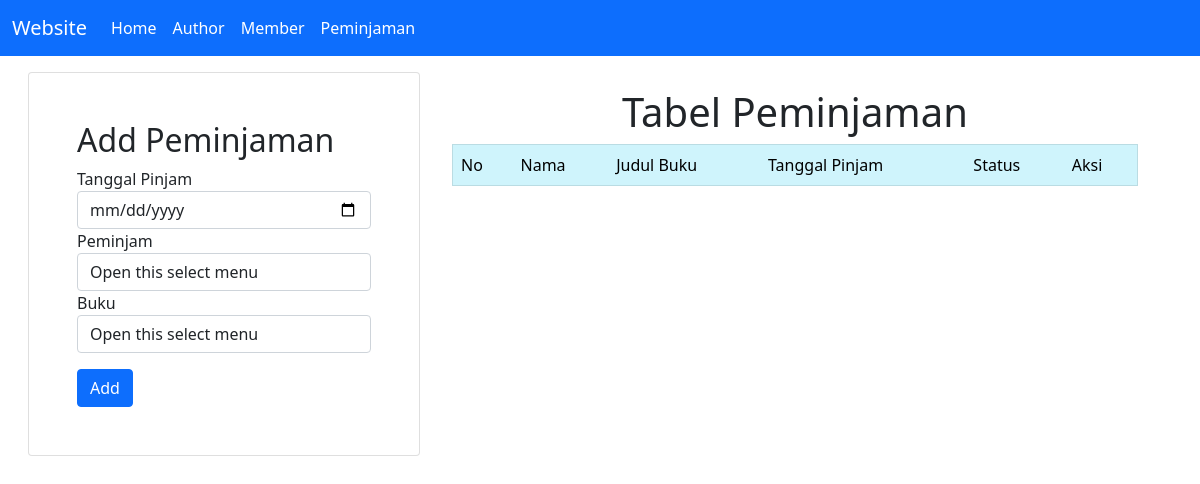
Page /peminjaman.php on the earlier database version.
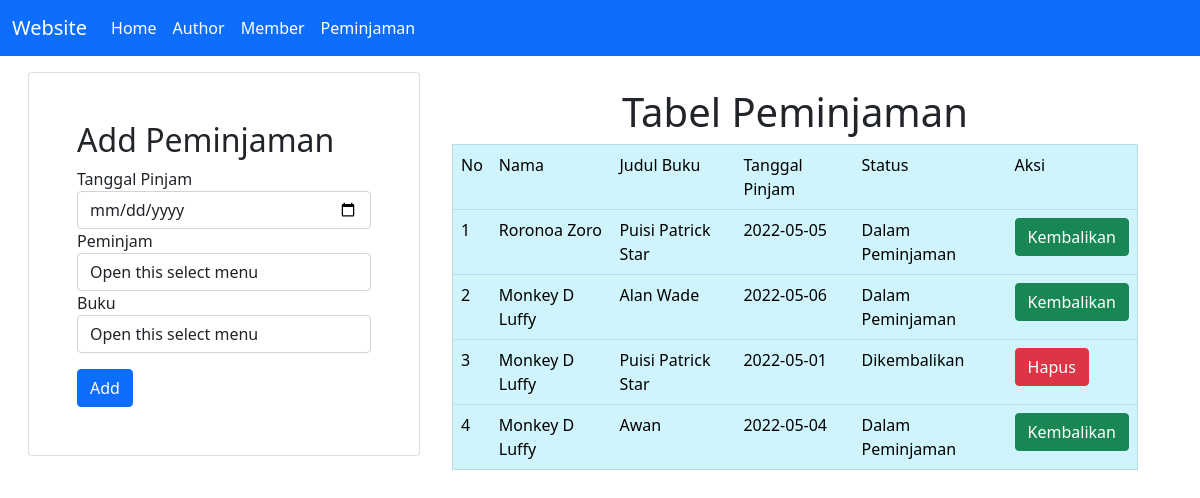
Same page on the later database version.
### tables this page shows
CREATE TABLE `peminjaman` (
  `id_pinjaman` int(11) NOT NULL,
  `tanggal_pinjam` date DEFAULT NULL,
  `status` varchar(255) DEFAULT NULL,
  `id_buku` int(11) DEFAULT NULL,
  `nim` varchar(50) DEFAULT NULL
);

CREATE TABLE `member` (
  `nim` varchar(50) NOT NULL,
  `nama` varchar(100) NOT NULL,
  `jurusan` varchar(100) NOT NULL
);

CREATE TABLE `buku` (
  `id_buku` int(11) NOT NULL,
  `judul_buku` varchar(100) NOT NULL,
  `penerbit` varchar(100) NOT NULL,
  `deskripsi` text NOT NULL,
  `status` varchar(50) NOT NULL,
  `id_author` int(11) NOT NULL
);

### includes/DB.class.php (called while the page is built, shortened)
<?php
class DB
{
    var $db_host = "";
    var $db_user = "";
    var $db_pass = "";
    var $db_name = "";
    var $db_link = "";
    var $result = 0;
    function DB($db_host = '', $db_user = '', $db_pass = '', $db_name = '')
    {
        $this->db_host = $db_host;
        $this->db_user = $db_user;
        $this->db_pass = $db_pass;
        $this->db_name = $db_name;
    }
    function open()
    {
        $this->db_link = mysqli_connect($this->db_host, $this->db_user, $this->db_pass, $this->db_name);
    }
    function execute($query = "")
    {
        $this->result = mysqli_query($this->db_link, $query);
        return $this->result;
    }
    function getResult()
    {
        return mysqli_fetch_array($this->result);
    }
}
?>

### includes/Peminjaman.class.php (called while the page is built, shortened)
<?php
class Peminjaman extends DB
{
    function getPeminjaman($nim = "")
    {
        if ($nim == "") {
            $query = "SELECT * FROM peminjaman";
            return $this->execute($query);
        }
        $query = "SELECT * FROM peminjaman WHERE nim='$nim'";
        return $this->execute($query);
    }
}

### includes/Member.class.php (called while the page is built, shortened)
<?php
class Member extends DB
{
    function getMember($nim = "")
    {
        if ($nim == "") {
            $query = "SELECT * FROM member";
            return $this->execute($query);
        }
        $query = "SELECT * FROM member WHERE nim='$nim'";
        return $this->execute($query);
    }
}

### conf.php (called while the page is built)
<?php
$db_host = "localhost";
$db_user = "root";
$db_pass = "";
$db_name = "db_perpustakaan";
?>

### includes/Buku.class.php (called while the page is built, shortened)
<?php
class Buku extends DB
{
    function getBuku($id = "")
    {
        if($id == ""){
            $query = "SELECT * FROM buku";
            return $this->execute($query);
        }
        $query = "SELECT * FROM buku WHERE id_buku=$id";
        return $this->execute($query);
    }
}
?>

### peminjaman.php (the view, shortened to what this page needs)
<?php
include("conf.php");
include("includes/Template.class.php");
include("includes/DB.class.php");
include("includes/Buku.class.php");
include("includes/Peminjaman.class.php");
include("includes/Member.class.php");
$buku = new Buku($db_host, $db_user, $db_pass, $db_name);
$buku->open();
$buku->getBuku();
$member = new Member($db_host, $db_user, $db_pass, $db_name);
$member->open();
$member->getMember();
$peminjaman = new Peminjaman($db_host, $db_user, $db_pass, $db_name);
$peminjaman->open();
$peminjaman->getPeminjaman();
$status = false;
$data = null;
$dataBuku = null;
$dataMember = null;
$no = 1;
while (list($id, $judul) = $buku->getResult()) {
    $dataBuku .= "<option value='".$id."'>".$judul."</option>
                ";
}
while (list($nim, $nama) = $member->getResult()) {
    $dataMember .= "<option value='".$nim."'>".$nama."</option>
                ";
}
while (list($id, $tanggal_pinjam, $status, $id_buku, $nim) = $peminjaman->getResult()) {
    $member->getMember($nim);
    list($result_nim, $result_nama) = $member->getResult();
    $buku->getBuku($id_buku);
    list($result_id, $result_judul) = $buku->getResult();
    if ($status == "dikembalikan") {
        $data .= "<tr>
            <td>" . $no++ . "</td>
            <td>" . $result_nama . "</td>
            <td>" . $result_judul . "</td>
            <td>" . $tanggal_pinjam . "</td>
            <td>" . "Dikembalikan" . "</td>
            <td>
            <a href='peminjaman.php?id_delete=" . $id .  "' class='btn btn-danger' '>Hapus</a>
            </td>
            </tr>";
    }
    else {
            $data .= "<tr>
            <td>" . $no++ . "</td>
            <td>" . $result_nama . "</td>
            <td>" . $result_judul . "</td>
            <td>" . $tanggal_pinjam . "</td>
            <td>" . "Dalam Peminjaman" . "</td>
            <td>
            <a href='peminjaman.php?id_return=" . $id .  "' class='btn btn-success' '>Kembalikan</a>
            </td>
            </tr>";
    }
}

### includes/Template.class.php (shortened to what this page needs)
<?php
class Template
{
    var $content = '';
    function Template($filename='')
    {
        $this->content = implode('', @file($filename));
    }
    function clear()
    {
        $this->content = preg_replace("/DATA_[A-Z|_|0-9]+/", "", $this->content);
    }
    function write()
    {
        print $this->content;
    }
    function replace($old = '', $new = '')
    {
        if (is_int($new)) {
            $value = sprintf("%d", $new);
        }
        elseif (is_float($new)) {
            $value = sprintf("%f", $new);
        }
        elseif (is_array($new)) {
            $value = '';
            foreach ($new as $item) {
                $value .= $item. ' ';
            }
        }
        else {
            $value = $new;
        }
        $this->content = preg_replace("/$old/", $value, $this->content);
    }
}
?>

Differences in the rows shown:
added peminjaman: nim.nama "Roronoa Zoro", id_buku.judul_buku "Puisi Patrick Star", tanggal_pinjam "2022-05-05"
added peminjaman: nim.nama "Monkey D Luffy", id_buku.judul_buku "Alan Wade", tanggal_pinjam "2022-05-06"
added peminjaman: nim.nama "Monkey D Luffy", id_buku.judul_buku "Puisi Patrick Star", tanggal_pinjam "2022-05-01"
added peminjaman: nim.nama "Monkey D Luffy", id_buku.judul_buku "Awan", tanggal_pinjam "2022-05-04"
